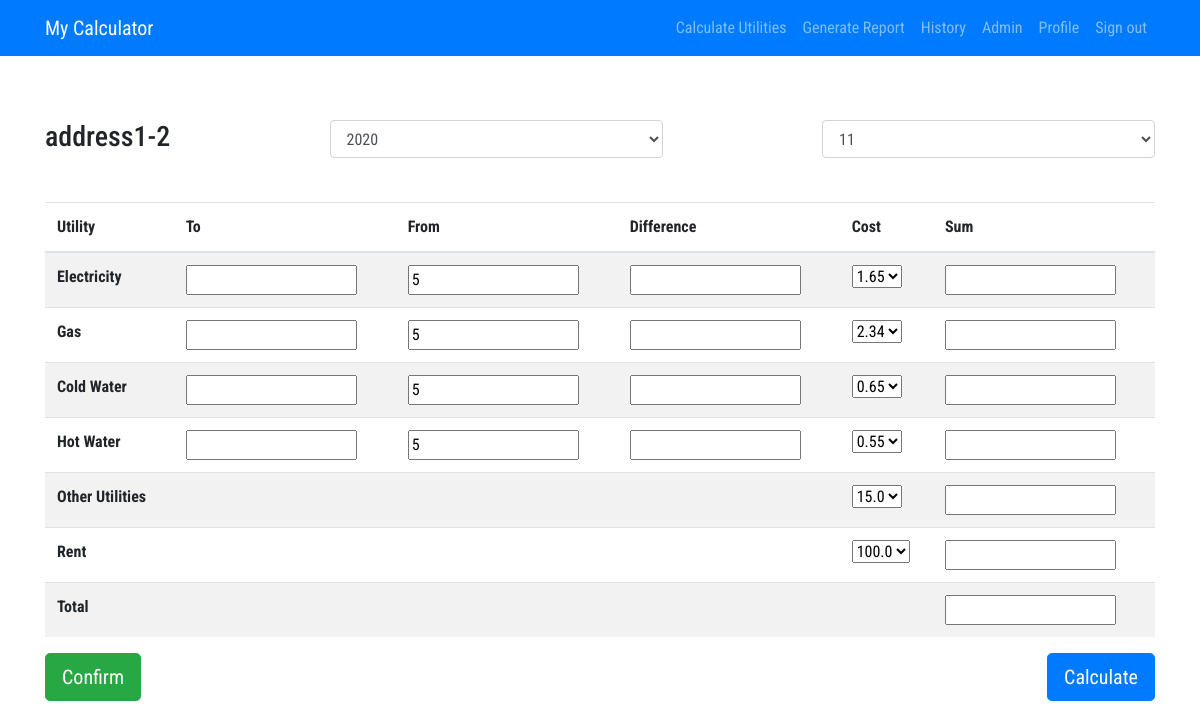
The page /calculate_utilities/2 (signed in) on the database as committed earlier.
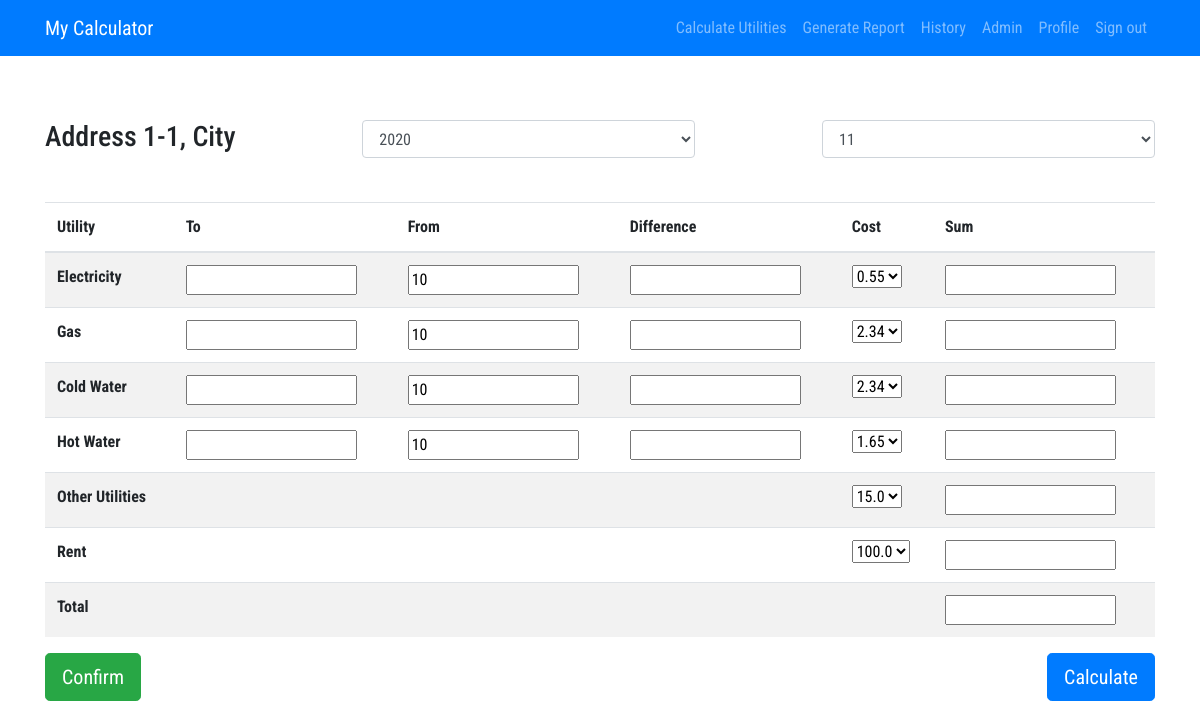
The same page on the database as committed later.
### program_app/models.py (models this page shows, shortened)
class Apartment(db.Model):
    __tablename__ = 'APARTMENT'
    id = db.Column(db.Integer, primary_key=True)
    address = db.Column('Address', db.String(100), nullable=False)
    square_feet = db.Column('Square Feet (m3)', db.Float, nullable=True)
    house_ID = db.Column(db.Integer, db.ForeignKey('HOUSE.id'))
    house = db.relationship("House")
    status_ID = db.Column(db.Integer, db.ForeignKey(
        'APARTMENT_STATUS.id'))
    status = db.relationship("ApartmentStatus")
    renter = db.relationship("Renter")
    def __repr__(self):
        return self.address

### program_app/views.py (the view, shortened to what this page needs)
@app.route("/calculate_utilities/<apartment>", methods=['GET', 'POST'])
@login_required
def calculate_utilities(apartment):
    db.create_all()
    form = UtilitiesForm()
    data_from_last = calculate_from(apartment)
    return render_template('calculate_utilities.html', form=form,
                           data_from_last=data_from_last,
                           apartment_selected=Apartment.query.filter_by(
                               id=apartment).first())

### program_app/forms.py (called while the page is built)
    def getElectricityCost(self, columns=None):
        el = Service.query.filter(Service.name == 'Electricity').first()
        u = ServiceCost.query.filter(ServiceCost.service == el)
        if columns:
            u = u.options(orm.load_only(*columns))
            return u

    def getGasCost(self, columns=None):
        gas = Service.query.filter(Service.name == 'Gas').first()
        u = ServiceCost.query.filter(ServiceCost.service == gas)
        if columns:
            u = u.options(orm.load_only(*columns))
            return u

    def getHotWaterCost(self, columns=None):
        hw = Service.query.filter(Service.name == 'Hot Water').first()
        u = ServiceCost.query.filter(ServiceCost.service == hw)
        if columns:
            u = u.options(orm.load_only(*columns))
            return u

    def getColdWaterCost(self, columns=None):
        cw = Service.query.filter(Service.name == 'Cold Water').first()
        u = ServiceCost.query.filter(ServiceCost.service == cw)
        if columns:
            u = u.options(orm.load_only(*columns))
            return u

### program_app/views.py (called while the page is built)
@login_manager.user_loader
def load_user(user_id):
    return User.query.get(int(user_id))

### program_app/templates/calculate_utilities.html (shortened to what the changed rows need)
{% extends "base.html" %}
{% block content %}
<div class="container">
    <form method="POST" action="">
        <div class="date_apartment">
            <h3>{{apartment_selected}}</h3>
            {{form.year(class="form-control form-control-md select_data")}}
            {{form.month(class="form-control form-control-md select_data")}}
        </div>
        <table class="table table-striped">
            <thead>
            <tr>
                <th scope="col">Utility</th>
                <th scope="col">To</th>
                <th scope="col">From</th>
                <th scope="col">Difference</th>
                <th scope="col">Cost</th>
                <th scope="col">Sum</th>
            </tr>
            </thead>
            <tbody>
            <tr>
                <th scope="row">Electricity</th>
                <td><input class="form_input" type="text"
                           name="electricity_from"
                           value="{%if data_from_last%}{{data_from_last.get('electricity_from')}}{%endif%}">
                </td>
                <td>{{form.electricity_cost(class="form_input")}}</td>
            </tr>
            <tr>
                <th scope="row">Gas</th>
                <td><input class="form_input" type="text" name="gas_from"
                           value="{%if data_from_last%}{{data_from_last.get('gas_from')}}{%endif%}">
                </td>
            </tr>
            <tr>
                <th scope="row">Cold Water</th>
                <td><input class="form_input" type="text"
                           name="cold_water_from"
                           value="{%if data_from_last%}{{data_from_last.get('cold_water_from')}}{%endif%}">
                </td>
                <td>{{form.cold_water_cost(class="form_input")}}</td>
            </tr>
            <tr>
                <th scope="row">Hot Water</th>
                <td><input class="form_input" type="text" name="hot_water_from"
                           value="{%if data_from_last%}{{data_from_last.get('hot_water_from')}}{%endif%}">
                </td>
                <td>{{form.hot_water_cost(class="form_input")}}</td>
            </tr>
            <tr>
                <th scope="row">Other Utilities</th>
            </tr>
            <tr>
                <th scope="row">Rent</th>
            </tr>
            <tr>
                <th scope="row">Total</th>
            </tr>
            </tbody>
        </table>
    </form>
</div>
{% endblock content %}

Rows that differ between the two databases and show on the page:
changed Apartment: Address "address1-2" → "Address 1-1, City"
Other text that changed with them:
form field electricity_from: "5" → "10"
form field electricity_cost: "1.65" → "0.55"
form field gas_from: "5" → "10"
form field cold_water_from: "5" → "10"
form field cold_water_cost: "0.65" → "2.34"
form field hot_water_from: "5" → "10"
form field hot_water_cost: "0.55" → "1.65"
